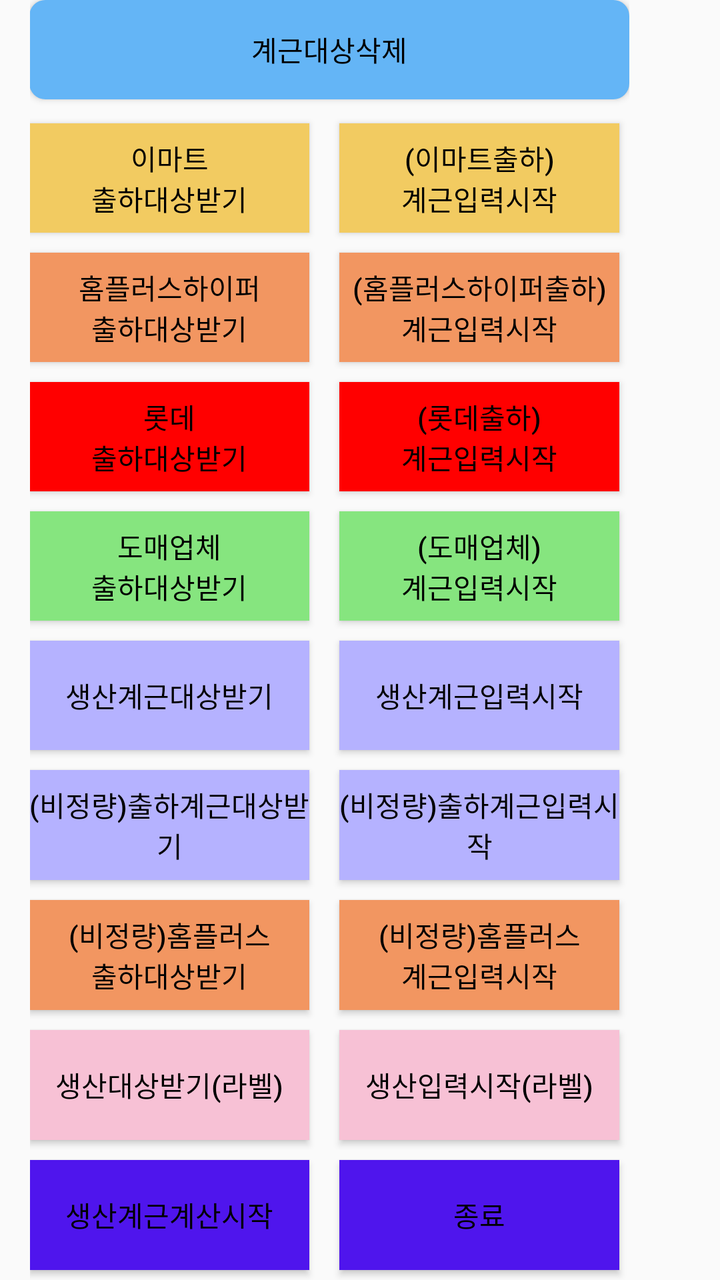
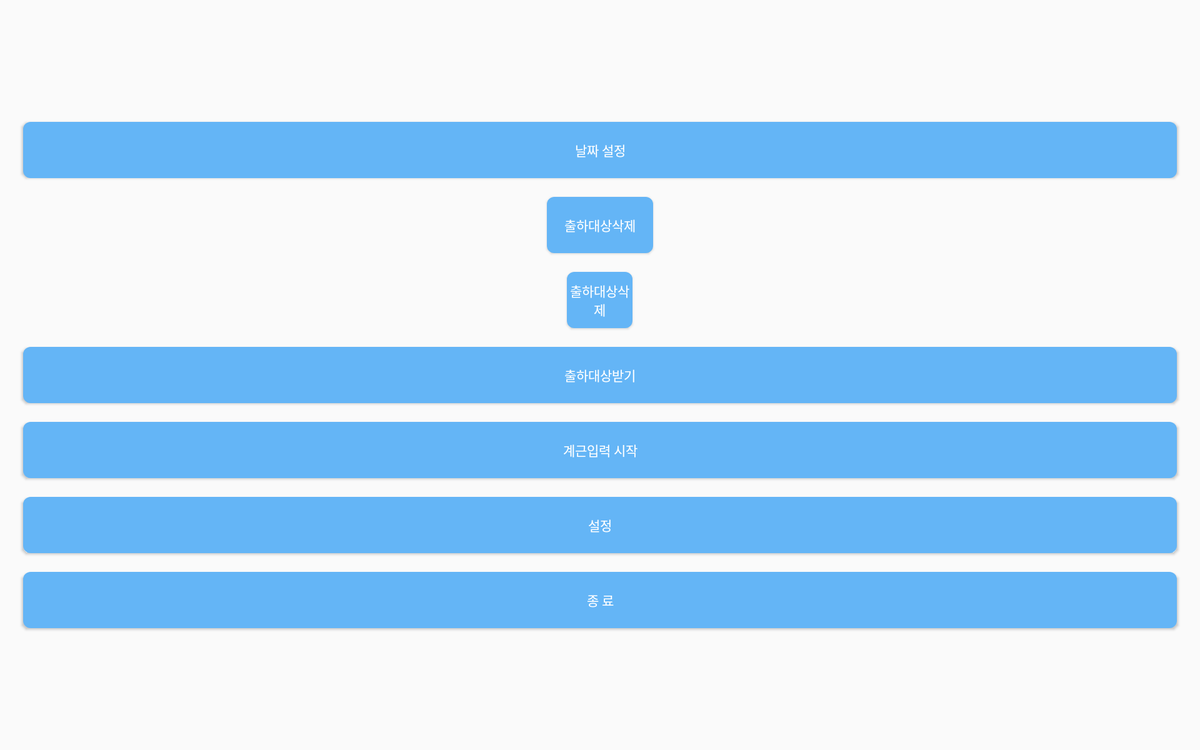

First picture: res/layout/ on a phone held upright. Second picture: the repository's own variant of that layout, on a device whose configuration matches the variant's folder. Source for both follows.
<!-- AndroidManifest.xml: application theme AppTheme -->
<!-- res/layout/activity_main.xml -->
<LinearLayout xmlns:android="http://schemas.android.com/apk/res/android"
    xmlns:tools="http://schemas.android.com/tools"
    android:layout_width="match_parent"
    android:layout_height="match_parent"
    android:layout_marginLeft="15dp"
    android:layout_marginRight="15dp"
    android:paddingLeft="@dimen/activity_horizontal_margin"
    android:paddingTop="@dimen/activity_vertical_margin"
    android:paddingRight="@dimen/activity_horizontal_margin"
    android:paddingBottom="@dimen/activity_vertical_margin"
    tools:context="com.rgbsolution.highland_emart.MainActivity">

    <TableLayout
        android:layout_width="310dp"
        android:layout_height="match_parent">

        <TableRow
            android:layout_width="match_parent"
            android:layout_height="match_parent"
            android:layout_weight="50">

            <LinearLayout
                android:layout_width="match_parent"
                android:layout_height="match_parent"
                android:orientation="vertical">

                <Button
                    android:id="@+id/buttonDelete"
                    android:layout_width="300dp"
                    android:layout_height="match_parent"
                    android:layout_marginBottom="7dp"
                    android:background="@drawable/round_button"
                    android:onClick="onClick"
                    android:text="계근대상삭제"
                    android:textColor="#000000" />
            </LinearLayout>
        </TableRow>

        <TableRow
            android:layout_width="match_parent"
            android:layout_height="match_parent"
            android:layout_weight="200">

            <LinearLayout
                android:layout_width="match_parent"
                android:layout_height="match_parent"
                android:orientation="horizontal">

                <LinearLayout
                    android:layout_width="match_parent"
                    android:layout_height="match_parent"
                    android:layout_weight="50"
                    android:orientation="vertical">

                    <Button
                        android:id="@+id/btnDownload"
                        android:layout_width="140dp"
                        android:layout_height="match_parent"
                        android:layout_marginTop="5dp"
                        android:layout_marginRight="5dp"
                        android:layout_marginBottom="5dp"
                        android:background="#F2CB61"
                        android:onClick="onClick"
                        android:text="이마트\n출하대상받기"
                        android:textColor="#000000"
                        />
                </LinearLayout>

                <LinearLayout
                    android:layout_width="match_parent"
                    android:layout_height="match_parent"
                    android:layout_weight="50"
                    android:orientation="vertical">

                    <Button
                        android:id="@+id/btnWet"
                        android:layout_width="140dp"
                        android:layout_height="match_parent"
                        android:layout_marginLeft="5dp"
                        android:layout_marginTop="5dp"
                        android:layout_marginBottom="5dp"
                        android:background="#F2CB61"
                        android:onClick="onClick"
                        android:text="(이마트출하)\n계근입력시작"
                        android:textColor="#000000" />
                </LinearLayout>
            </LinearLayout>
        </TableRow>

        <TableRow
            android:layout_width="match_parent"
            android:layout_height="match_parent"
            android:layout_weight="200">

            <LinearLayout
                android:layout_width="match_parent"
                android:layout_height="match_parent"
                android:orientation="horizontal">

                <LinearLayout
                    android:layout_width="match_parent"
                    android:layout_height="match_parent"
                    android:layout_weight="50"
                    android:orientation="vertical">

                    <Button
                        android:id="@+id/btnDownloadHomeplus"
                        android:layout_width="140dp"
                        android:layout_height="match_parent"
                        android:layout_marginTop="5dp"
                        android:layout_marginRight="5dp"
                        android:layout_marginBottom="5dp"
                        android:background="#F29661"
                        android:onClick="onClick"
                        android:text="홈플러스하이퍼\n출하대상받기"
                        android:textColor="#000000" />
                </LinearLayout>

                <LinearLayout
                    android:layout_width="match_parent"
                    android:layout_height="match_parent"
                    android:layout_weight="50"
                    android:orientation="vertical">

                    <Button
                        android:id="@+id/btnWetHomeplus"
                        android:layout_width="140dp"
                        android:layout_height="match_parent"
                        android:layout_marginLeft="5dp"
                        android:layout_marginTop="5dp"
                        android:layout_marginBottom="5dp"
                        android:background="#F29661"
                        android:onClick="onClick"
                        android:text="(홈플러스하이퍼출하)\n계근입력시작"
                        android:textColor="#000000" />
                </LinearLayout>
            </LinearLayout>

        </TableRow>

        <TableRow
            android:layout_width="match_parent"
            android:layout_height="match_parent"
            android:layout_weight="200">

            <LinearLayout
                android:layout_width="match_parent"
                android:layout_height="match_parent"
                android:orientation="horizontal">

                <LinearLayout
                    android:layout_width="match_parent"
                    android:layout_height="match_parent"
                    android:layout_weight="33"
                    android:orientation="vertical">

                    <Button
                        android:id="@+id/btnDownloadLotte"
                        android:layout_width="140dp"
                        android:layout_height="match_parent"
                        android:layout_marginTop="5dp"
                        android:layout_marginRight="5dp"
                        android:layout_marginBottom="5dp"
                        android:background="#ff0000"
                        android:onClick="onClick"
                        android:text="롯데\n출하대상받기"
                        android:textColor="#000000" />

                </LinearLayout>

                <LinearLayout
                    android:layout_width="match_parent"
                    android:layout_height="match_parent"
                    android:layout_weight="33"
                    android:orientation="vertical">

                    <Button
                        android:id="@+id/btnWetLotte"
                        android:layout_width="140dp"
                        android:layout_height="match_parent"
                        android:layout_marginLeft="5dp"
                        android:layout_marginTop="5dp"
                        android:layout_marginBottom="5dp"
                        android:background="#ff0000"
                        android:onClick="onClick"
                        android:text="(롯데출하)\n계근입력시작"
                        android:textColor="#000000" />
                </LinearLayout>

            </LinearLayout>
        </TableRow>

        <TableRow
            android:layout_width="match_parent"
            android:layout_height="match_parent"
            android:layout_weight="200">

            <LinearLayout
                android:layout_width="match_parent"
                android:layout_height="match_parent"
                android:orientation="horizontal">

                <LinearLayout
                    android:layout_width="match_parent"
                    android:layout_height="match_parent"
                    android:layout_weight="50"
                    android:orientation="vertical">

                    <Button
                        android:id="@+id/btnDownloadWholesale"
                        android:layout_width="140dp"
                        android:layout_height="match_parent"
                        android:layout_marginTop="5dp"
                        android:layout_marginRight="5dp"
                        android:layout_marginBottom="5dp"
                        android:background="#86E57F"
                        android:onClick="onClick"
                        android:text="도매업체\n출하대상받기"
                        android:textColor="#000000" />
                </LinearLayout>

                <LinearLayout
                    android:layout_width="match_parent"
                    android:layout_height="match_parent"
                    android:layout_weight="50"
                    android:orientation="vertical">

                    <Button
                        android:id="@+id/btnWetWholesale"
                        android:layout_width="140dp"
                        android:layout_height="match_parent"
                        android:layout_marginLeft="5dp"
                        android:layout_marginTop="5dp"
                        android:layout_marginBottom="5dp"
                        android:background="#86E57F"
                        android:onClick="onClick"
                        android:text="(도매업체)\n계근입력시작"
                        android:textColor="#000000" />
                </LinearLayout>
            </LinearLayout>

        </TableRow>

        <TableRow
            android:layout_width="match_parent"
            android:layout_height="match_parent"
            android:layout_weight="200">

            <LinearLayout
                android:layout_width="match_parent"
                android:layout_height="match_parent"
                android:orientation="horizontal">

                <LinearLayout
                    android:layout_width="match_parent"
                    android:layout_height="match_parent"
                    android:layout_weight="33"
                    android:orientation="vertical">

                    <Button
                        android:id="@+id/btnproductionlist"
                        android:layout_width="140dp"
                        android:layout_height="match_parent"
                        android:layout_marginTop="5dp"
                        android:layout_marginRight="5dp"
                        android:layout_marginBottom="5dp"
                        android:background="#B5B2FF"
                        android:onClick="onClick"
                        android:text="생산계근대상받기"
                        android:textColor="#000000" />

                </LinearLayout>

                <LinearLayout
                    android:layout_width="match_parent"
                    android:layout_height="match_parent"
                    android:layout_weight="33"
                    android:orientation="vertical">

                    <Button
                        android:id="@+id/btnProdWet"
                        android:layout_width="140dp"
                        android:layout_height="match_parent"
                        android:layout_marginLeft="5dp"
                        android:layout_marginTop="5dp"
                        android:layout_marginBottom="5dp"
                        android:background="#B5B2FF"
                        android:onClick="onClick"
                        android:text="생산계근입력시작"
                        android:textColor="#000000" />
                </LinearLayout>

            </LinearLayout>
        </TableRow>

        
        <TableRow
            android:layout_width="match_parent"
            android:layout_height="match_parent"
            android:layout_weight="200">

            <LinearLayout
                android:layout_width="match_parent"
                android:layout_height="match_parent"
                android:orientation="horizontal">

                <LinearLayout
                    android:layout_width="match_parent"
                    android:layout_height="match_parent"
                    android:layout_weight="33"
                    android:orientation="vertical">

                    <Button
                        android:id="@+id/btnproductionNonfixedlist"
                        android:layout_width="140dp"
                        android:layout_height="match_parent"
                        android:layout_marginTop="5dp"
                        android:layout_marginRight="5dp"
                        android:layout_marginBottom="5dp"
                        android:background="#B5B2FF"
                        android:onClick="onClick"
                        android:text="(비정량)출하계근대상받기"
                        android:textColor="#000000" />

                </LinearLayout>

                <LinearLayout
                    android:layout_width="match_parent"
                    android:layout_height="match_parent"
                    android:layout_weight="33"
                    android:orientation="vertical">

                    <Button
                        android:id="@+id/btnProdNonfixedWet"
                        android:layout_width="140dp"
                        android:layout_height="match_parent"
                        android:layout_marginLeft="5dp"
                        android:layout_marginTop="5dp"
                        android:layout_marginBottom="5dp"
                        android:background="#B5B2FF"
                        android:onClick="onClick"
                        android:text="(비정량)출하계근입력시작"
                        android:textColor="#000000" />
                </LinearLayout>

            </LinearLayout>
        </TableRow>

        
        <TableRow
            android:layout_width="match_parent"
            android:layout_height="match_parent"
            android:layout_weight="200">

            <LinearLayout
                android:layout_width="match_parent"
                android:layout_height="match_parent"
                android:orientation="horizontal">

                <LinearLayout
                    android:layout_width="match_parent"
                    android:layout_height="match_parent"
                    android:layout_weight="50"
                    android:orientation="vertical">

                    <Button
                        android:id="@+id/btnWetHomeplusNon"
                        android:layout_width="140dp"
                        android:layout_height="match_parent"
                        android:layout_marginTop="5dp"
                        android:layout_marginRight="5dp"
                        android:layout_marginBottom="5dp"
                        android:background="#F29661"
                        android:onClick="onClick"
                        android:text="(비정량)홈플러스\n출하대상받기"
                        android:textColor="#000000" />
                </LinearLayout>

                <LinearLayout
                    android:layout_width="match_parent"
                    android:layout_height="match_parent"
                    android:layout_weight="50"
                    android:orientation="vertical">

                    <Button
                        android:id="@+id/btnWetHomeplusNon2"
                        android:layout_width="140dp"
                        android:layout_height="match_parent"
                        android:layout_marginLeft="5dp"
                        android:layout_marginTop="5dp"
                        android:layout_marginBottom="5dp"
                        android:background="#F29661"
                        android:onClick="onClick"
                        android:text="(비정량)홈플러스\n계근입력시작"
                        android:textColor="#000000" />
                </LinearLayout>
            </LinearLayout>

        </TableRow>

        <TableRow
            android:layout_width="match_parent"
            android:layout_height="match_parent"
            android:layout_weight="200">

            <LinearLayout
                android:layout_width="match_parent"
                android:layout_height="match_parent"
                android:orientation="horizontal">

                <LinearLayout
                    android:layout_width="match_parent"
                    android:layout_height="match_parent"
                    android:layout_weight="33"
                    android:orientation="vertical">

                    <Button
                        android:id="@+id/btnproductionlist4print"
                        android:layout_width="140dp"
                        android:layout_height="match_parent"
                        android:layout_marginTop="5dp"
                        android:layout_marginRight="5dp"
                        android:layout_marginBottom="5dp"
                        android:background="#f7c1d5"
                        android:onClick="onClick"
                        android:text="생산대상받기(라벨)"
                        android:textColor="#000000" />

                </LinearLayout>

                <LinearLayout
                    android:layout_width="match_parent"
                    android:layout_height="match_parent"
                    android:layout_weight="33"
                    android:orientation="vertical">

                    <Button
                        android:id="@+id/btnProdWet4print"
                        android:layout_width="140dp"
                        android:layout_height="match_parent"
                        android:layout_marginLeft="5dp"
                        android:layout_marginTop="5dp"
                        android:layout_marginBottom="5dp"
                        android:background="#f7c1d5"
                        android:onClick="onClick"
                        android:text="생산입력시작(라벨)"
                        android:textColor="#000000" />
                </LinearLayout>

            </LinearLayout>
        </TableRow>

        
        <TableRow
            android:layout_width="match_parent"
            android:layout_height="match_parent"
            android:layout_weight="200">

            <LinearLayout
                android:layout_width="match_parent"
                android:layout_height="match_parent"
                android:orientation="horizontal">

                <LinearLayout
                    android:layout_width="match_parent"
                    android:layout_height="match_parent"
                    android:layout_weight="50"
                    android:orientation="vertical">

                    <Button
                        android:id="@+id/btnProdWetCalc"
                        android:layout_width="140dp"
                        android:layout_height="match_parent"
                        android:layout_marginTop="5dp"
                        android:layout_marginRight="5dp"
                        android:layout_marginBottom="5dp"
                        android:background="#4F15ED"
                        android:onClick="onClick"
                        android:text="생산계근계산시작"
                        android:textColor="#000000" />
                </LinearLayout>

                <LinearLayout
                    android:layout_width="match_parent"
                    android:layout_height="match_parent"
                    android:layout_weight="50"
                    android:orientation="vertical">

                    <Button
                        android:id="@+id/btnClose"
                        android:layout_width="140dp"
                        android:layout_height="match_parent"
                        android:layout_marginLeft="5dp"
                        android:layout_marginTop="5dp"
                        android:layout_marginBottom="5dp"
                        android:background="#4F15ED"
                        android:onClick="onClick"
                        android:text="종료"
                        android:textColor="#000000" />
                </LinearLayout>
            </LinearLayout>

        </TableRow>
    </TableLayout>

</LinearLayout>
<!-- resources referenced by this layout -->
<resources>
  <!-- drawable round_button (drawable) -->
  <?xml version="1.0" encoding="utf-8"?>
  <shape xmlns:android="http://schemas.android.com/apk/res/android" 
  android:shape="rectangle">
      <solid android:color="#64B5F6" />
      <corners android:bottomRightRadius="8dp"
          android:bottomLeftRadius="8dp"  
          android:topRightRadius="8dp"
          android:topLeftRadius="8dp"/>
  </shape>
  <style name="AppTheme" parent="Theme.AppCompat.Light.DarkActionBar">
          
          <item name="colorPrimary">@color/colorPrimary</item>
          <item name="colorPrimaryDark">@color/colorPrimaryDark</item>
          <item name="colorAccent">@color/colorAccent</item>
      </style>
  <color name="colorPrimary">#42a5f5</color>
  <color name="colorPrimaryDark">#2196F3</color>
  <color name="colorAccent">#0AAEEF</color>
</resources>
<!-- res/layout-xlarge/activity_main.xml (the repository's variant of the layout above) -->
<!-- drawn on a large tablet held sideways -->
<LinearLayout xmlns:android="http://schemas.android.com/apk/res/android"
    xmlns:tools="http://schemas.android.com/tools"
    android:layout_width="match_parent"
    android:layout_height="match_parent"
    android:orientation="vertical"
    android:paddingBottom="@dimen/activity_vertical_margin"
    android:paddingLeft="@dimen/activity_horizontal_margin"
    android:paddingRight="@dimen/activity_horizontal_margin"
    android:paddingTop="@dimen/activity_vertical_margin"
    android:layout_marginLeft="15dp"
    android:layout_marginRight="15dp"
    android:gravity="center"
    tools:context="com.rgbsolution.highland_emart.MainActivity" >

    <Button
        android:id="@+id/btnDay"
        android:layout_width="match_parent"
        android:layout_height="60dp"
        android:layout_margin="10dp"
        android:background="@drawable/round_button"
        android:onClick="onClick"
        android:text="날짜 설정"
        android:textColor="#FFFFFF" />

    <Button
        android:id="@+id/button4"
        android:layout_width="113dp"
        android:layout_height="60dp"
        android:layout_margin="10dp"
        android:background="@drawable/round_button"
        android:onClick="onClick"
        android:text="출하대상삭제"
        android:textColor="#FFFFFF" />

    <Button
        android:id="@+id/buttonDelete"
        android:layout_width="70dp"
        android:layout_height="60dp"
        android:layout_margin="10dp"
        android:background="@drawable/round_button"
        android:onClick="onClick"
        android:text="출하대상삭제"
        android:textColor="#FFFFFF" />

    <Button
        android:id="@+id/btnDownload"
        android:layout_width="match_parent"
        android:layout_height="60dp"
        android:layout_margin="10dp"
        android:background="@drawable/round_button"
        android:onClick="onClick"
        android:text="출하대상받기"
        android:textColor="#FFFFFF" />

    <Button
        android:id="@+id/btnWet"
        android:layout_width="match_parent"
        android:layout_height="60dp"
        android:text="계근입력 시작"
        android:textColor="#FFFFFF"
        android:background="@drawable/round_button"
        android:layout_margin="10dp"
        android:onClick="onClick" />

    <Button
        android:id="@+id/btnSetting"
        android:layout_width="match_parent"
        android:layout_height="60dp"
        android:text="설정"
        android:textColor="#FFFFFF"
        android:background="@drawable/round_button"
        android:layout_margin="10dp"
        android:onClick="onClick" />

    <Button
        android:id="@+id/btnClose"
        android:layout_width="match_parent"
        android:layout_height="60dp"
        android:layout_margin="10dp"
        android:background="@drawable/round_button"
        android:onClick="onClick"
        android:text="종 료"
        android:textColor="#FFFFFF" />

</LinearLayout>
